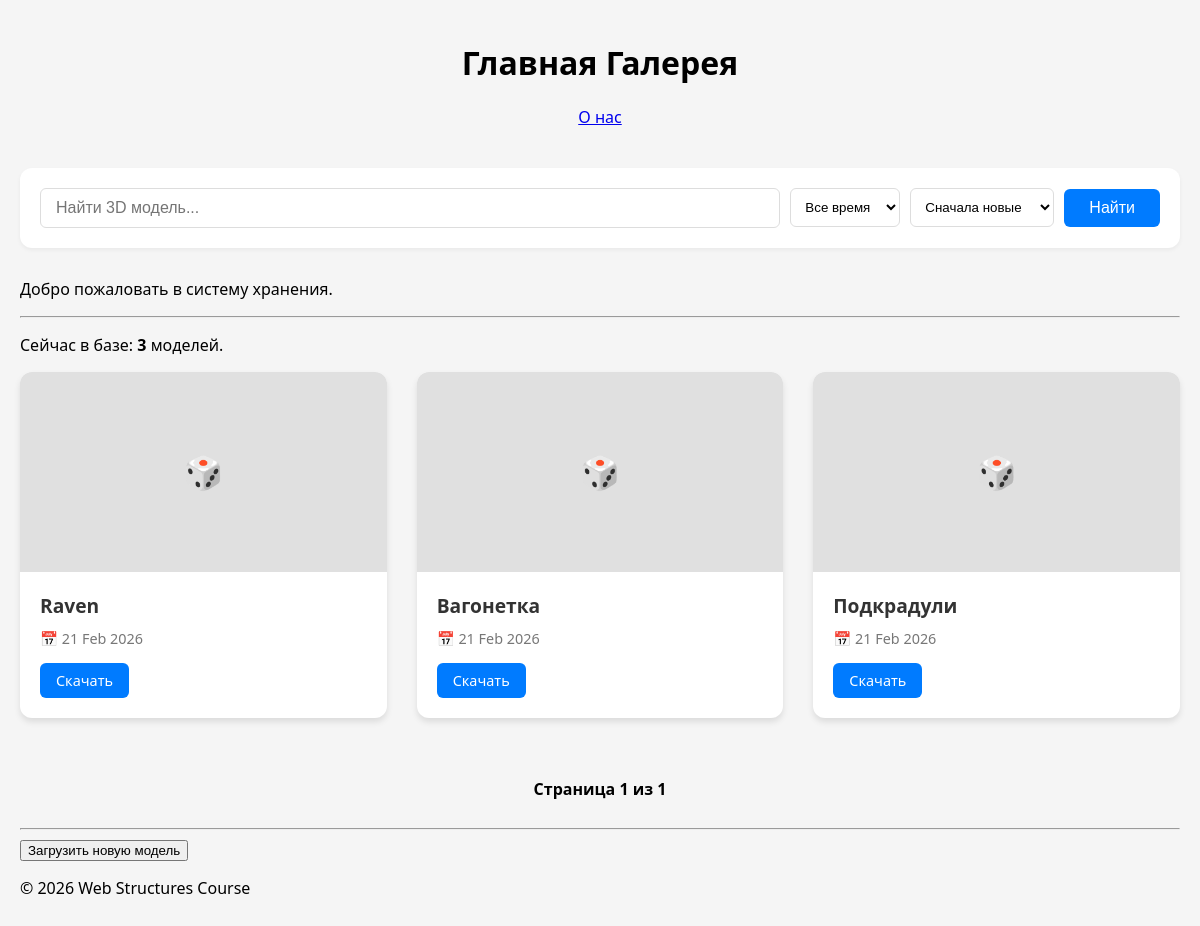
The app's page /, older data.
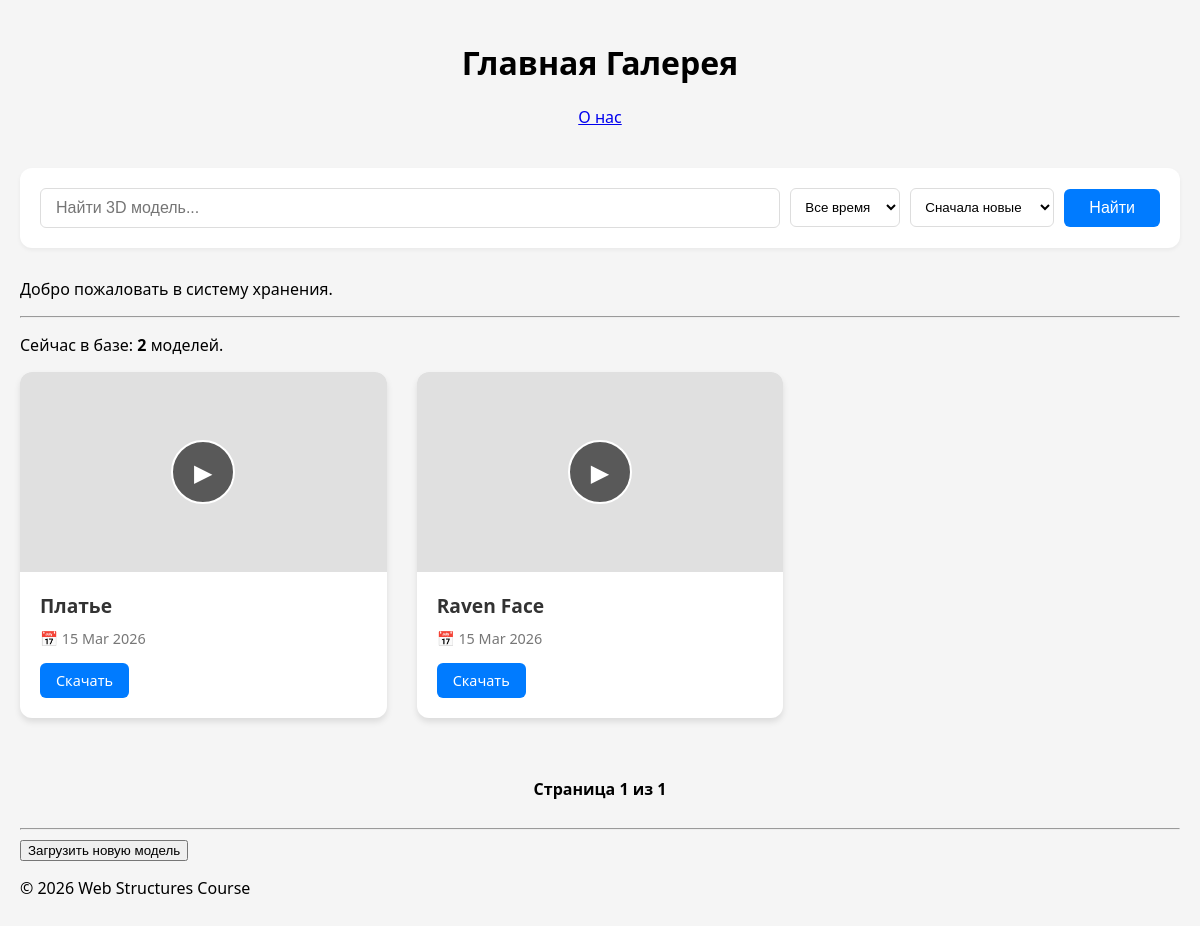
The same page, newer data.
### gallery/models.py (models this page shows, shortened)
class Asset(models.Model):
    title = models.CharField(max_length=200, verbose_name="Название модели")
    file = models.FileField(upload_to='3d_assets/', verbose_name="3D Файл")
    image = models.ImageField(upload_to='thumbnails/', blank=True, null=True, verbose_name="Превью")
    created_at = models.DateTimeField(auto_now_add=True, verbose_name="Дата загрузки")
    class Meta:
        verbose_name = "3D Модель"
        verbose_name_plural = "3D Модели"

### gallery/views.py (the view)
# urls.py: 2. Add a URL to urlpatterns:  path('', views.home, name='home')
def home(request):
    search_query = request.GET.get('q', '')
    ordering = request.GET.get('ordering', 'new')
    period = request.GET.get('period', '')
    assets = Asset.objects.all()
    if search_query:
        assets = assets.filter(title__icontains=search_query)
    if period == 'today':
        assets = assets.filter(created_at__date=timezone.now().date())
    elif period == 'week':
        assets = assets.filter(created_at__gte=timezone.now() - timedelta(days=7))
    elif period == 'month':
        assets = assets.filter(created_at__gte=timezone.now() - timedelta(days=30))
    if ordering == 'old':
        assets = assets.order_by('created_at')
    elif ordering == 'name':
        assets = assets.order_by('title')
    else:
        assets = assets.order_by('-created_at')
    paginator = Paginator(assets, 8)
    page_number = request.GET.get('page')
    page_obj = paginator.get_page(page_number)
    for asset in page_obj:
        try:
            asset.file_size = asset.file.size if asset.file and os.path.exists(asset.file.path) else None
        except Exception:
            asset.file_size = None
    context_data = {
        'page_title': 'Главная Галерея',
        'page_obj': page_obj,
        'models_count': assets.count(),
    }
    return render(request, 'gallery/index.html', context_data)

### gallery/templates/gallery/index.html (shortened to what this page needs)
<!DOCTYPE html>
{% load static %}
{% load gallery_extras %}
<html lang="ru">
<head>
    <link rel="stylesheet" href="{% static 'gallery/style.css' %}">
</head>
<body>
    <header>
        <h1>{{ page_title }}</h1>
        <nav>
            <a href="/about/">О нас</a>
        </nav>
    </header>
    <main>
        <div class="toolbar">
            <form action="{% url 'home' %}" method="get" style="display: flex; width: 100%; gap: 10px; align-items: center;">
                <input type="text" name="q" class="search-input"
                       placeholder="Найти 3D модель..."
                       value="{{ request.GET.q|default:'' }}">
                <select name="period" class="sort-select" onchange="this.form.submit()">
                    <option value="" {% if not request.GET.period %}selected{% endif %}>Все время</option>
                </select>
                <select name="ordering" class="sort-select" onchange="this.form.submit()">
                    <option value="new" {% if request.GET.ordering == 'new' %}selected{% endif %}>Сначала новые</option>
                </select>
                <button type="submit" class="search-btn">Найти</button>
            </form>
        </div>
        <p>Добро пожаловать в систему хранения.</p>
        <hr>
        {% if models_count > 0 %}
            <p>Сейчас в базе: <b>{{ models_count }}</b> моделей.</p>
        {% else %}
            <p>База пуста. Загрузите что-нибудь!</p>
        {% endif %}
        <div class="gallery-grid">
            {% for asset in page_obj %}
            <div class="asset-card">
                <div class="card-preview js-load-3d"
                     id="model-container-{{ asset.id }}"
                     data-url="{{ asset.file.url }}"
                     {% if asset.image %}
                         style="background-image: url('{{ asset.image.url }}');"
                     {% endif %}
                >
                    {% if asset.image %}
                        <div class="play-btn">▶</div>
                    {% else %}
                        <span style="font-size: 2rem;">🎲</span>
                    {% endif %}
                </div>
                <div class="card-info">
                    <h3 class="card-title">{{ asset.title }}</h3>
                    <div class="card-meta">
                        <span>📅 {{ asset.created_at|date:"d M Y" }}</span>
                    </div>
                    {% if asset.file %}
                        <a href="{{ asset.file.url }}" class="btn" download>Скачать</a>
                    {% else %}
                        <span style="color: red;">Файл потерян</span>
                    {% endif %}
                </div>
            </div>
            {% endfor %}
        </div>
        <div class="pagination">
            <span class="step-links">
                <span class="current">
                    Страница {{ page_obj.number }} из {{ page_obj.paginator.num_pages }}
                </span>
            </span>
        </div>
        <hr>
        <div>
            <a href="{% url 'upload' %}">
                <button>Загрузить новую модель</button>
            </a>
        </div>
    </main>
    <footer>
        <p>&copy; 2026 Web Structures Course</p>
    </footer>
</body>
</html>

### gallery/static/gallery/style.css (style rules this page uses)
body { font-family: 'Segoe UI', Tahoma, Geneva, Verdana, sans-serif; background-color: #f5f5f5; margin: 0; padding: 20px; }
header { margin-bottom: 40px; text-align: center; }
.gallery-grid { display: grid; grid-template-columns: repeat(auto-fill, minmax(280px, 1fr)); gap: 30px; max-width: 1200px; margin: 0 auto; }
.asset-card { background: white; border-radius: 12px; box-shadow: 0 4px 6px rgba(0,0,0,0.1); transition: transform 0.2s; }
.card-info { border-radius: 0 0 12px 12px; overflow: hidden; }
.card-preview { position: relative; cursor: pointer; border-radius: 12px 12px 0 0; overflow: hidden; background-size: cover; background-position: center; height: 200px; background-color: #e0e0e0; display: flex; align-items: center; justify-content: center; color: #888; font-size: 3rem; }
.play-btn { pointer-events: none; position: absolute; top: 50%; left: 50%; transform: translate(-50%, -50%); width: 60px; height: 60px; background: rgba(0, 0, 0, 0.6); border-radius: 50%; border: 2px solid white; color: white; font-size: 24px; display: flex; align-items: center; justify-content: center; transition: transform 0.2s, background 0.2s; z-index: 5; }
.card-info { padding: 20px; }
.card-title { margin: 0 0 10px 0; font-size: 1.2rem; color: #333; white-space: nowrap; overflow: hidden; text-overflow: ellipsis; }
.card-meta { font-size: 0.9rem; color: #777; margin-bottom: 15px; }
.btn { display: inline-block; text-decoration: none; background-color: #007bff; color: white; padding: 8px 16px; border-radius: 6px; font-size: 0.9rem; }
.toolbar { background: white; padding: 20px; border-radius: 12px; box-shadow: 0 2px 4px rgba(0,0,0,0.05); margin-bottom: 30px; display: flex; gap: 15px; align-items: center; flex-wrap: wrap; }
.search-input { flex-grow: 1; padding: 10px 15px; border: 1px solid #ddd; border-radius: 6px; font-size: 1rem; }
.sort-select { padding: 10px; border: 1px solid #ddd; border-radius: 6px; background: white; cursor: pointer; }
.search-btn { padding: 10px 25px; background-color: #007bff; color: white; border: none; border-radius: 6px; cursor: pointer; font-size: 1rem; }
.pagination { margin-top: 40px; text-align: center; padding: 20px; }
.pagination .current { font-weight: bold; margin: 0 10px; }

Row changes from the older to the newer data that the page shows:
removed Asset: title "Raven", created_at "21 Feb 2026"
removed Asset: title "Вагонетка", created_at "21 Feb 2026"
removed Asset: title "Подкрадули", created_at "21 Feb 2026"
added Asset: title "Платье", created_at "15 Mar 2026"
added Asset: title "Raven Face", created_at "15 Mar 2026"
Text that changed along with them:
{{ models_count }}: "3" → "2"
